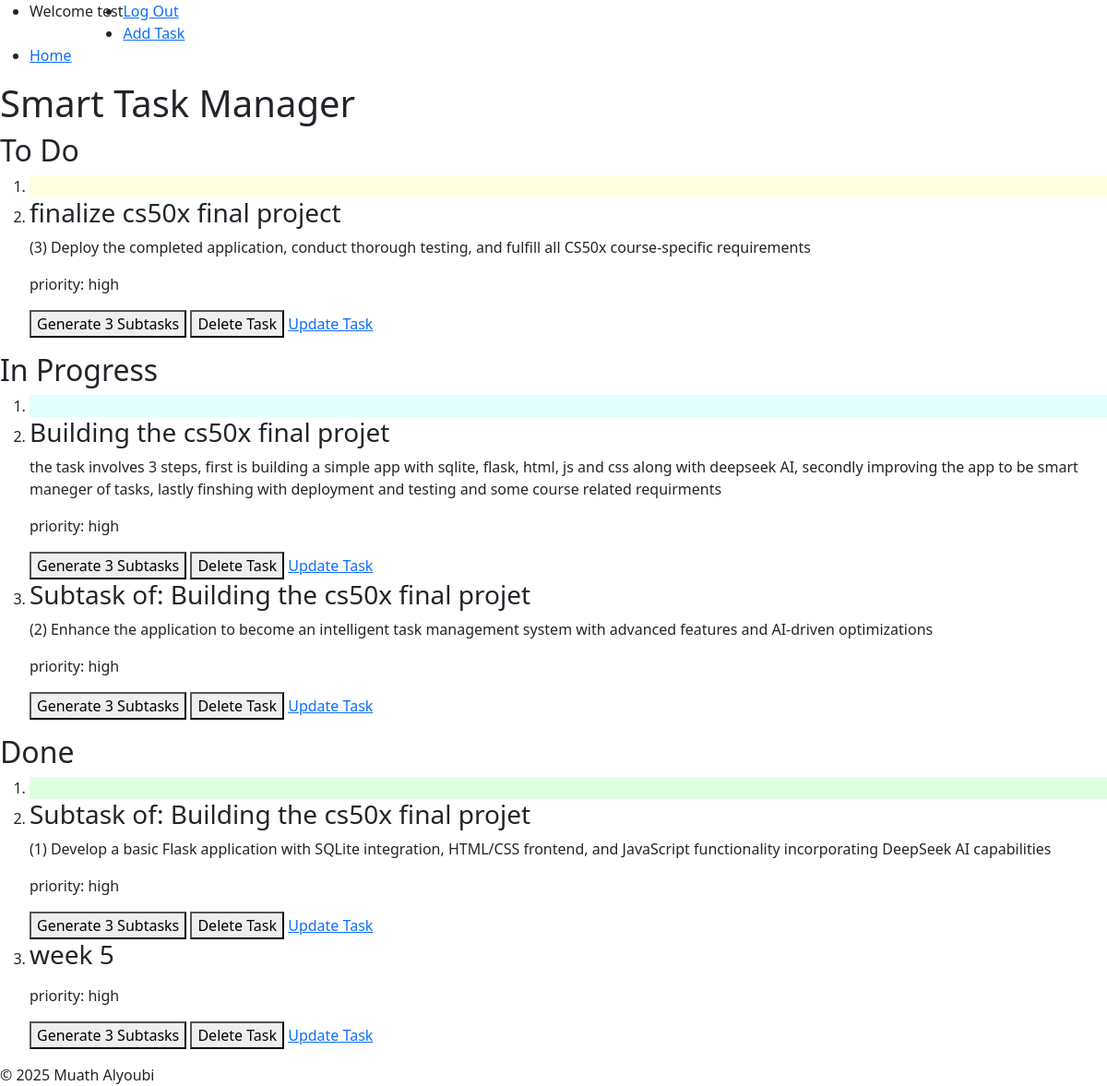
Page / (signed in) on the earlier database version.
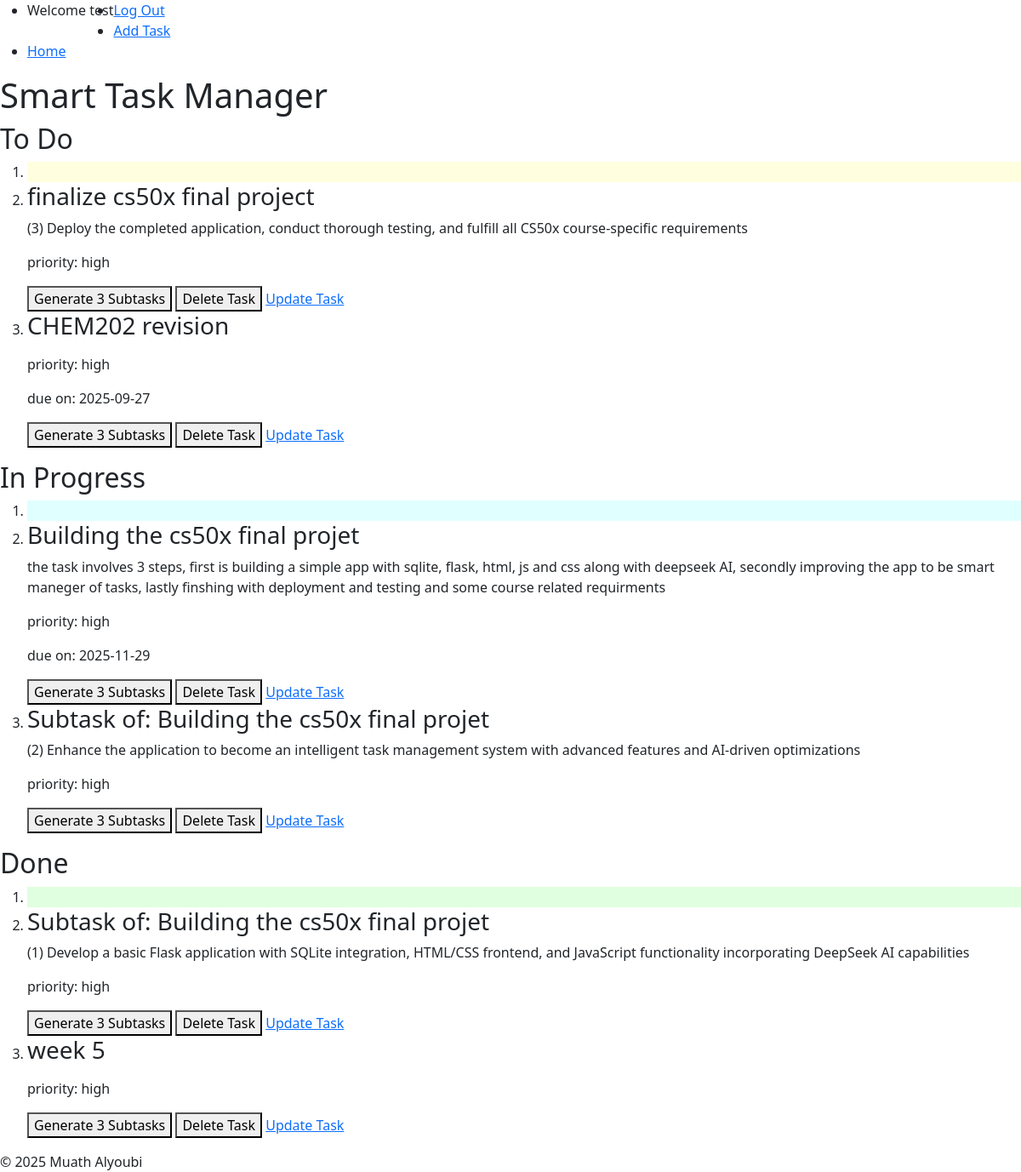
Same page on the later database version.
### tables this page shows
CREATE TABLE tasks(
                id INTEGER PRIMARY KEY AUTOINCREMENT NOT NULL,
                title TEXT NOT NULL,
                user_id INTEGER NOT NULL,
                description TEXT,
                status TEXT NOT NULL DEFAULT 'To Do',
                created_at TIMESTAMP DEFAULT CURRENT_TIMESTAMP, 
                priority TEXT NOT NULL, 
                due_date DATE,  
                FOREIGN KEY (user_id) REFERENCES users(id) ON DELETE CASCADE
                );

### app.py (the view)
@app.route("/")
@login_required
def index():
    tasks = get_tasks_by_user(session["user_id"])
    return render_template("index.html", tasks=tasks)

### db.py (called while the page is built)
def get_db():
    if "db" not in g:
        g.db = sqlite3.connect(
            DATABASE,
            detect_types=sqlite3.PARSE_DECLTYPES,
            check_same_thread=False
        )
        g.db.row_factory = sqlite3.Row
    return g.db

def get_tasks_by_user(user_id):
    db = get_db()
    return db.execute(
        "SELECT * FROM tasks WHERE user_id = ?",
        (user_id,)).fetchall()

### helpers.py (called while the page is built)
def login_required(f):
    @wraps(f)
    def decorated_function(*args, **kwargs):
        if session.get("user_id") is None:
            return redirect(url_for('login', next=request.url))
        return f(*args, **kwargs)
    return decorated_function

### templates/index.html (shortened to what this page needs)
{% extends "layout.html" %}
{% block body %}
        <header>
            <h1>Smart Task Manager</h1>
        </header>
        <main>
            <section id="kanban-board">
                <section id="todo-column" aria-labelledby="todo-heading" >
                    <h2 id="todo-heading">To Do</h2>
                    <ol class = "task-list" id="To Do">
                        <li style="background-color: #FFFFE0"></li>
                        {% for task in tasks %}
                            {% if task.status == 'To Do' %}
                                <li id="{{ task.id }}" draggable="true">
                                    <h3>{{ task.title }}</h3>
                                    <p>{{ task.description }}</p>
                                    <p>priority: {{ task.priority }}</p>
                                    {% if task.due_date is not none %}
                                        <p>due on: {{ task.due_date }}</p>
                                    {% endif %}
                                    <button onclick="generateTask('{{ task.id}}')" id="sub-task">Generate 3 Subtasks</button>
                                    <button onclick="deleteTask('{{ task.id }}')" id="delete-task">Delete Task</button>
                                    <a href="{{ url_for('editTask', id=task.id) }}" id="update-task">Update Task</a>
                                </li>
                            {% endif %}
                        {% endfor %}
                    </ol>
                </section>
                <section id="in-progress-column"  aria-labelledby="in-progress-heading">
                    <h2 id="in-progress-heading">In Progress</h2>
                    <ol class = "task-list" id="In Progress">
                        <li style="background-color: #E0FFFF"></li>
                        {% for task in tasks %}
                            {% if task.status == 'In Progress' %}
                                <li id="{{ task.id }}" draggable="true">
                                    <h3>{{ task.title }}</h3>
                                    <p>{{ task.description }}</p>
                                    <p>priority: {{ task.priority }}</p>
                                    {% if task.due_date is not none %}
                                        <p>due on: {{ task.due_date }}</p>
                                    {% endif %}
                                    <button onclick="generateTask('{{ task.id}}')" id="sub-task">Generate 3 Subtasks</button>
                                    <button onclick="deleteTask('{{ task.id }}')" id="delete-task">Delete Task</button>
                                    <a href="{{ url_for('editTask', id=task.id) }}" id="update-task">Update Task</a>
                                </li>
                            {% endif %}
                        {% endfor %}
                    </ol>
                </section>
                <section id="done-column" aria-labelledby="done-heading">
                    <h2 id="done-heading">Done</h2>
                    <ol class = "task-list" id="Done">
                        <li style="background-color: #E0FFE0"></li>
                        {% for task in tasks %}
                            {% if task.status == 'Done' %}
                                <li id="{{ task.id }}" draggable="true">
                                    <h3>{{ task.title }}</h3>
                                    <p>{{ task.description }}</p>
                                    <p>priority: {{ task.priority }}</p>
                                    <button onclick="generateTask('{{ task.id}}')" id="sub-task">Generate 3 Subtasks</button>
                                    <button onclick="deleteTask('{{ task.id }}')" id="delete-task">Delete Task</button>
                                    <a href="{{ url_for('editTask', id=task.id) }}" id="update-task">Update Task</a>
                                </li>
                            {% endif %}
                        {% endfor %}
                    </ol>
                </section>
            </section>
        </main>
{% endblock %}

### templates/layout.html (shortened to what this page needs)
<!DOCTYPE html>
<html lang="en">
    <head>
        <link rel="stylesheet" href="{{ url_for('static', filename='css/style.css') }}">
        <link href="https://getbootstrap.com/docs/5.3/assets/css/docs.css" rel="stylesheet">
        <link href="https://cdn.jsdelivr.net/npm/bootstrap@5.3.8/dist/css/bootstrap.min.css" rel="stylesheet">
    </head>
    <body>
        <nav id="navbar">
            {% if session["username"] %}
                <ul>
                    <li style="float: left;"><p>Welcome {{ session["username"] }}</p></li>
                    <li><a href="/logout">Log Out</a></li>
                    <li><a href="/addtask">Add Task</a></li>
                    <li><a href="/">Home</a></li>
                </ul>
            {% else %}
                <ul>
                    <li><a href="/login">Log In</a></li>
                    <li><a href="/register">Register</a></li>
                </ul>
            {% endif %}
        </nav>
        {% block body %}{% endblock %}
        <footer>
            &copy; 2025 Muath Alyoubi
        </footer>
    </body>
</html>

Differences in the rows shown:
added tasks: title "CHEM202 revision", priority "high", due_date "2025-09-27", shown under "To Do"
changed tasks "Building the cs50x final projet": due_date (not shown) → "2025-11-29"
